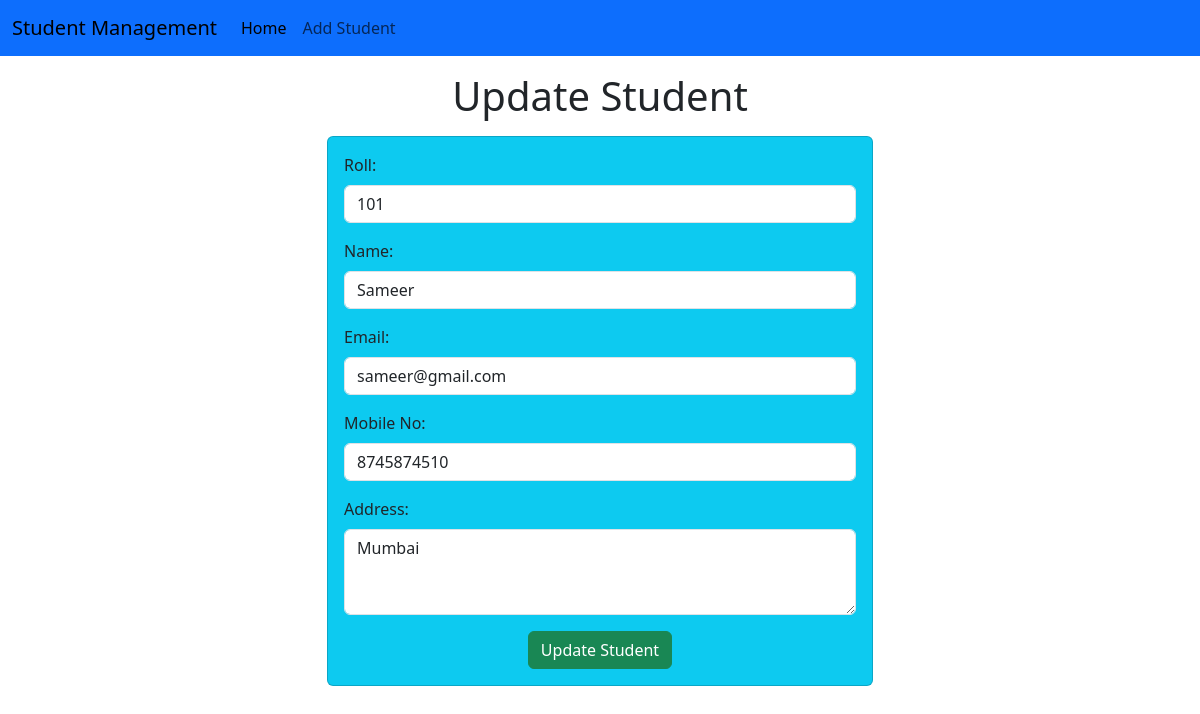
Page /std/update-std/15/ on the earlier database version.
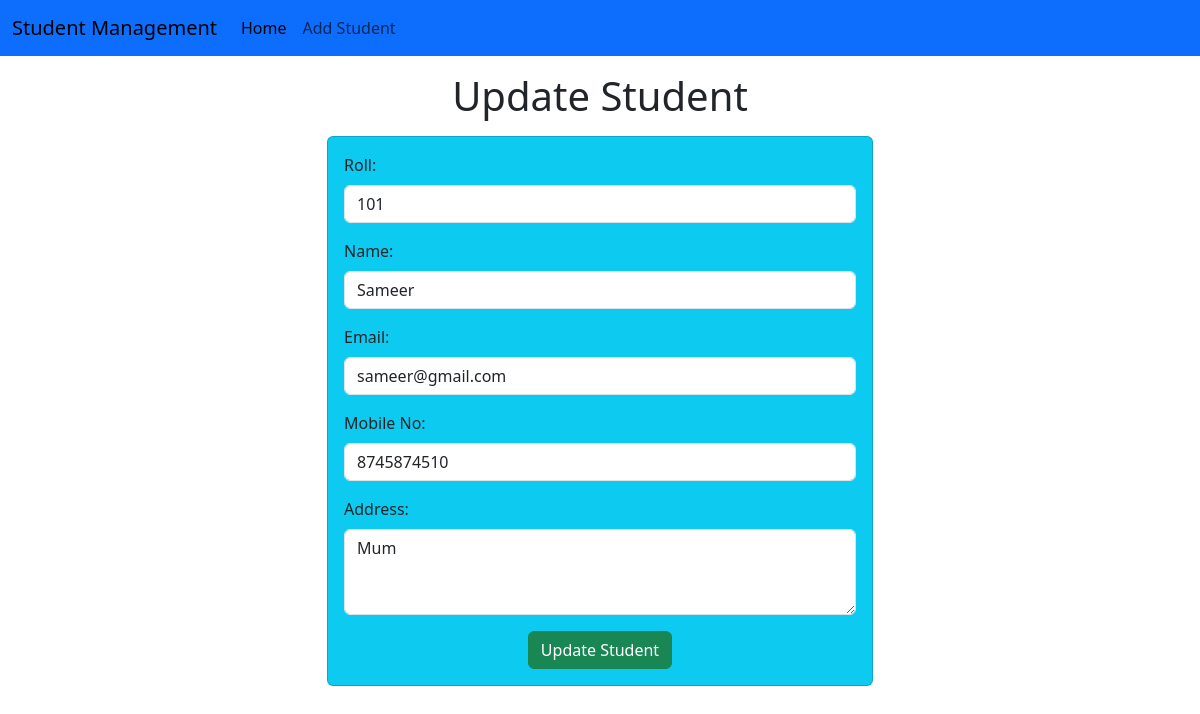
Same page on the later database version.
### std/models.py (models this page shows)
class Student(models.Model):
    roll=models.CharField(max_length=100)
    name=models.CharField(max_length=50)
    email=models.CharField(max_length=150)
    address=models.CharField(max_length=200)
    mobile=models.CharField(max_length=10)

### std/views.py (the view)
# urls.py: path("std/update-std/<int:roll>/",update_std),
def update_std(request,roll):
    std=Student.objects.get(pk=roll)
    return render(request,"std/update_std.html",{'std':std})

### templates/std/update_std.html (shortened to what this page needs)
<!doctype html>
<html lang="en">
<head>
    <link href="https://cdn.jsdelivr.net/npm/bootstrap@5.3.3/dist/css/bootstrap.min.css" rel="stylesheet"
>
</head>
<body>
    {% include 'std/navbar.html'%}
    <h1 class="text-center my-3">Update Student</h1>
    <div class="container">
        <div class="row justify-content-center">
            <div class="col-md-8 col-lg-6">
                <div class="card bg-info">
                    <div class="card-body">
                        <form action="/std/do-update-std/{{std.id}}" method="POST">
                            <div class="mb-3">
                                <label for="roll" class="form-label">Roll:</label>
                                <input name="std_roll" type="text" id="roll" class="form-control"
                                    placeholder="Enter Your Roll..." required value="{{std.roll}}">
                            </div>
                            <div class="mb-3">
                                <label for="name" class="form-label">Name:</label>
                                <input name="std_name" type="text" id="name" class="form-control"
                                    placeholder="Enter Your Name..." required value="{{std.name}}">
                            </div>
                            <div class="mb-3">
                                <label for="email" class="form-label">Email:</label>
                                <input name="std_email" type="email" id="email" class="form-control"
                                    placeholder="Enter Your Email..." required value="{{std.email}}">
                            </div>
                            <div class="mb-3">
                                <label for="mobile" class="form-label">Mobile No:</label>
                                <input name="std_mobile" type="tel" id="mobile" class="form-control"
                                    placeholder="Enter Your Mobile No..." value="{{std.mobile}}">
                            </div>
                            <div class="mb-3">
                                <label for="address" class="form-label">Address:</label>
                                <textarea name="std_address" id="address" rows="3" class="form-control"
                                    placeholder="Enter Your Address...">{{std.address}}</textarea>
                            </div>
                            <div class="text-center mt-3">
                                <button type="submit" class="btn btn-success">Update Student</button>
                            </div>
                        </form>
                    </div>
                </div>
            </div>
        </div>
    </div>
</body>
</html>

Differences in the rows shown:
changed Student "Sameer": std_address "Mumbai" → "Mum"
